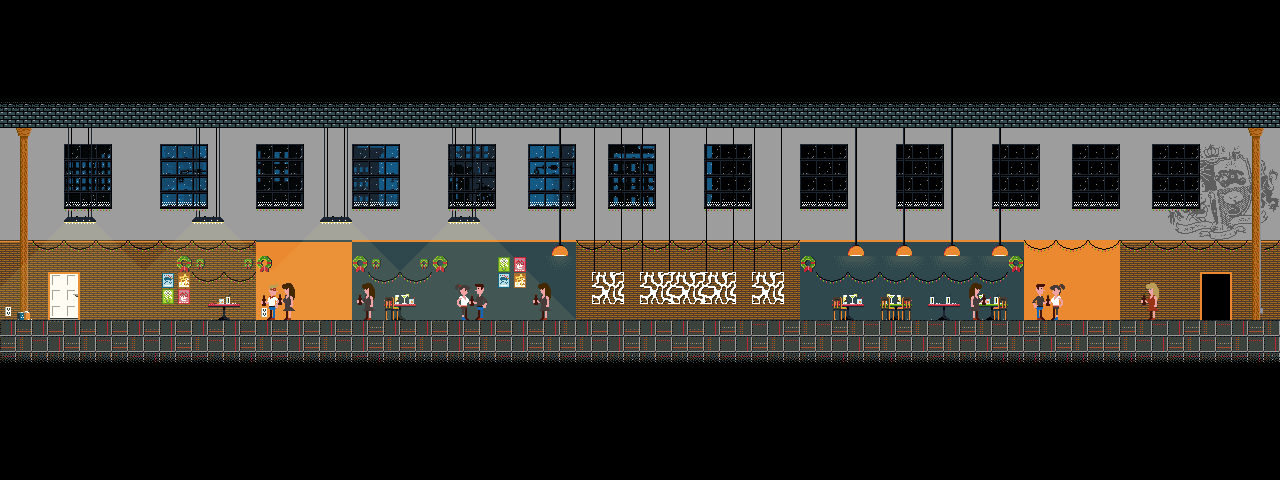

A level layout from a 2D game, rendered from its tile map. Below: a short description, then the map file with tile-grid data replaced by summaries:
An orthogonal 80x30 tile map with 16x16 px tiles, 7 tile layers (snow, background, backdecor, backdecorfront, ...), 1 hidden layer not drawn, 7 tilesets, 1 image layer and 39 objects (18x platform, 6x DialogEntity, 5x beer, 4x wine, mainPlayer, ...).

<map version="1.0" orientation="orthogonal" renderorder="right-down" width="80" height="30" tilewidth="16" tileheight="16">
 <tileset firstgid="1" name="level" tilewidth="16" tileheight="16">
  <image source="../img/level.png" width="512" height="512" />
  <tile id="901">
   <animation>
    <frame tileid="901" duration="100" />
    <frame tileid="869" duration="100" />
    <frame tileid="837" duration="100" />
    <frame tileid="805" duration="100" />
   </animation>
  </tile>
  <tile id="912">
   <animation>
    <frame tileid="912" duration="100" />
    <frame tileid="880" duration="100" />
    <frame tileid="848" duration="100" />
    <frame tileid="816" duration="100" />
   </animation>
  </tile>
 </tileset>
 <tileset firstgid="1025" name="items" tilewidth="16" tileheight="16">
  <image source="../img/items.png" width="512" height="512" />
 </tileset>
 <tileset firstgid="2049" name="office" tilewidth="16" tileheight="16">
  <image source="../img/office.png" width="256" height="352" />
 </tileset>
 <tileset firstgid="2401" name="alley" tilewidth="16" tileheight="16">
  <image source="../img/alley.png" width="256" height="256" />
  <tile id="18">
   <animation>
    <frame tileid="18" duration="500" />
    <frame tileid="17" duration="100" />
   </animation>
  </tile>
  <tile id="103">
   <animation>
    <frame tileid="103" duration="100" />
    <frame tileid="101" duration="500" />
   </animation>
  </tile>
  <tile id="104">
   <animation>
    <frame tileid="104" duration="100" />
    <frame tileid="102" duration="500" />
   </animation>
  </tile>
  <tile id="151">
   <animation>
    <frame tileid="151" duration="100" />
    <frame tileid="150" duration="100" />
    <frame tileid="151" duration="100" />
    <frame tileid="151" duration="100" />
    <frame tileid="151" duration="100" />
    <frame tileid="151" duration="100" />
   </animation>
  </tile>
  <tile id="167">
   <animation>
    <frame tileid="167" duration="100" />
    <frame tileid="166" duration="100" />
    <frame tileid="167" duration="100" />
    <frame tileid="167" duration="100" />
    <frame tileid="167" duration="100" />
    <frame tileid="167" duration="100" />
   </animation>
  </tile>
 </tileset>
 <tileset firstgid="2657" source="snow.tsx" />
 <tileset firstgid="2689" name="people" tilewidth="32" tileheight="48">
  <image source="../img/people.png" width="256" height="577" />
  <tile id="3">
   <animation>
    <frame tileid="3" duration="200" />
    <frame tileid="2" duration="1000" />
    <frame tileid="1" duration="1000" />
    <frame tileid="0" duration="200" />
    <frame tileid="1" duration="1000" />
    <frame tileid="2" duration="1000" />
   </animation>
  </tile>
  <tile id="17">
   <animation>
    <frame tileid="17" duration="333" />
    <frame tileid="16" duration="333" />
   </animation>
  </tile>
  <tile id="61">
   <animation>
    <frame tileid="60" duration="300" />
    <frame tileid="61" duration="300" />
    <frame tileid="62" duration="100" />
    <frame tileid="63" duration="100" />
    <frame tileid="62" duration="100" />
    <frame tileid="63" duration="100" />
    <frame tileid="62" duration="100" />
    <frame tileid="63" duration="100" />
    <frame tileid="61" duration="300" />
    <frame tileid="60" duration="300" />
   </animation>
  </tile>
  <tile id="73">
   <animation>
    <frame tileid="72" duration="300" />
    <frame tileid="73" duration="300" />
    <frame tileid="72" duration="300" />
    <frame tileid="73" duration="300" />
    <frame tileid="74" duration="200" />
    <frame tileid="75" duration="200" />
    <frame tileid="74" duration="200" />
    <frame tileid="75" duration="200" />
   </animation>
  </tile>
  <tile id="79">
   <animation>
    <frame tileid="78" duration="100" />
    <frame tileid="79" duration="600" />
   </animation>
  </tile>
 </tileset>
 <tileset firstgid="2785" name="bar" tilewidth="16" tileheight="16">
  <image source="../img/bar.png" width="256" height="289" />
 </tileset>
 <imagelayer name="parallax" x="5" y="-265">
  <image source="../img/background.png" />
  <properties>
   <property name="ratio" value="0.25" />
   <property name="repeat" value="repeat-x" />
  </properties>
 </imagelayer>
 <layer name="snow" width="80" height="30" opacity="0.51">
  <data>[2400 cells, 156 non-empty, 4 distinct tile ids]</data>
 </layer>
 <layer name="background" width="80" height="30">
  <properties>
   <property name="ratio" value="0.25" />
  </properties>
  <data>[2400 cells, 2000 non-empty, 33 distinct tile ids]</data>
 </layer>
 <layer name="backdecor" width="80" height="30">
  <data>[2400 cells, 313 non-empty, 58 distinct tile ids]</data>
 </layer>
 <layer name="shade" width="80" height="30" visible="0" opacity="0.5">
  <data>[2400 cells, 5 non-empty, 2 distinct tile ids]</data>
 </layer>
 <layer name="backdecorfront" width="80" height="30">
  <data>[2400 cells, 200 non-empty, 17 distinct tile ids]</data>
 </layer>
 <layer name="light" width="80" height="30" opacity="0.1">
  <data>[2400 cells, 191 non-empty, 6 distinct tile ids]</data>
 </layer>
 <layer name="people" width="80" height="30">
  <data>[2400 cells, 18 non-empty, 10 distinct tile ids]</data>
 </layer>
 <objectgroup name="player">
  <object name="mainPlayer" x="121.666" y="258.416" width="21.3333" height="47">
   <properties>
    <property name="spriteheight" value="36" />
    <property name="spritewidth" value="36" />
   </properties>
  </object>
  <object name="DialogEntity" x="116.333" y="270.833" width="32" height="48">
   <properties>
    <property name="spriteheight" value="16" />
    <property name="spritewidth" value="16" />
    <property name="text" value="Finally, you made it to the party...+Time to load up on some free food and drinks. " />
   </properties>
  </object>
  <object name="DialogEntity" x="445.667" y="264" width="32" height="48">
   <properties>
    <property name="spriteheight" value="16" />
    <property name="spritewidth" value="16" />
    <property name="text" value="In my profesh opinion, saying &quot;profesh&quot; is not very profesh." />
   </properties>
  </object>
  <object name="DialogEntity" x="350.667" y="263.333" width="32" height="48">
   <properties>
    <property name="spriteheight" value="16" />
    <property name="spritewidth" value="16" />
    <property name="text" value="I have a real issue with unicorns. But horses with wings? I'm totally okay with that." />
   </properties>
  </object>
  <object name="DialogEntity" x="263.333" y="262" width="32" height="48">
   <properties>
    <property name="spriteheight" value="16" />
    <property name="spritewidth" value="16" />
    <property name="text" value="Wanna see my &quot;presentation deck?&quot;" />
   </properties>
  </object>
  <object name="DialogEntity" x="1039" y="261.667" width="32" height="48">
   <properties>
    <property name="spriteheight" value="16" />
    <property name="spritewidth" value="16" />
    <property name="text" value="I say we leave early and hit Bar Bar.+I hear the CEO has an open tab there.... Just ask for Jamie. " />
   </properties>
  </object>
  <object name="me.LevelEntity" x="1192" y="267.75" width="40" height="52.5">
   <properties>
    <property name="duration" value="333" />
    <property name="fade" value="#000" />
    <property name="to" value="alley1" />
   </properties>
  </object>
  </objectgroup>
 <layer name="foreground" width="80" height="30">
  <data>[2400 cells, 152 non-empty, 22 distinct tile ids]</data>
 </layer>
 <objectgroup name="collision">
  <!-- 30 objects omitted --></objectgroup>
 <objectgroup name="coins">
  <!-- 9 objects omitted --></objectgroup>
</map>
<!-- 32 of 39 objects omitted -->